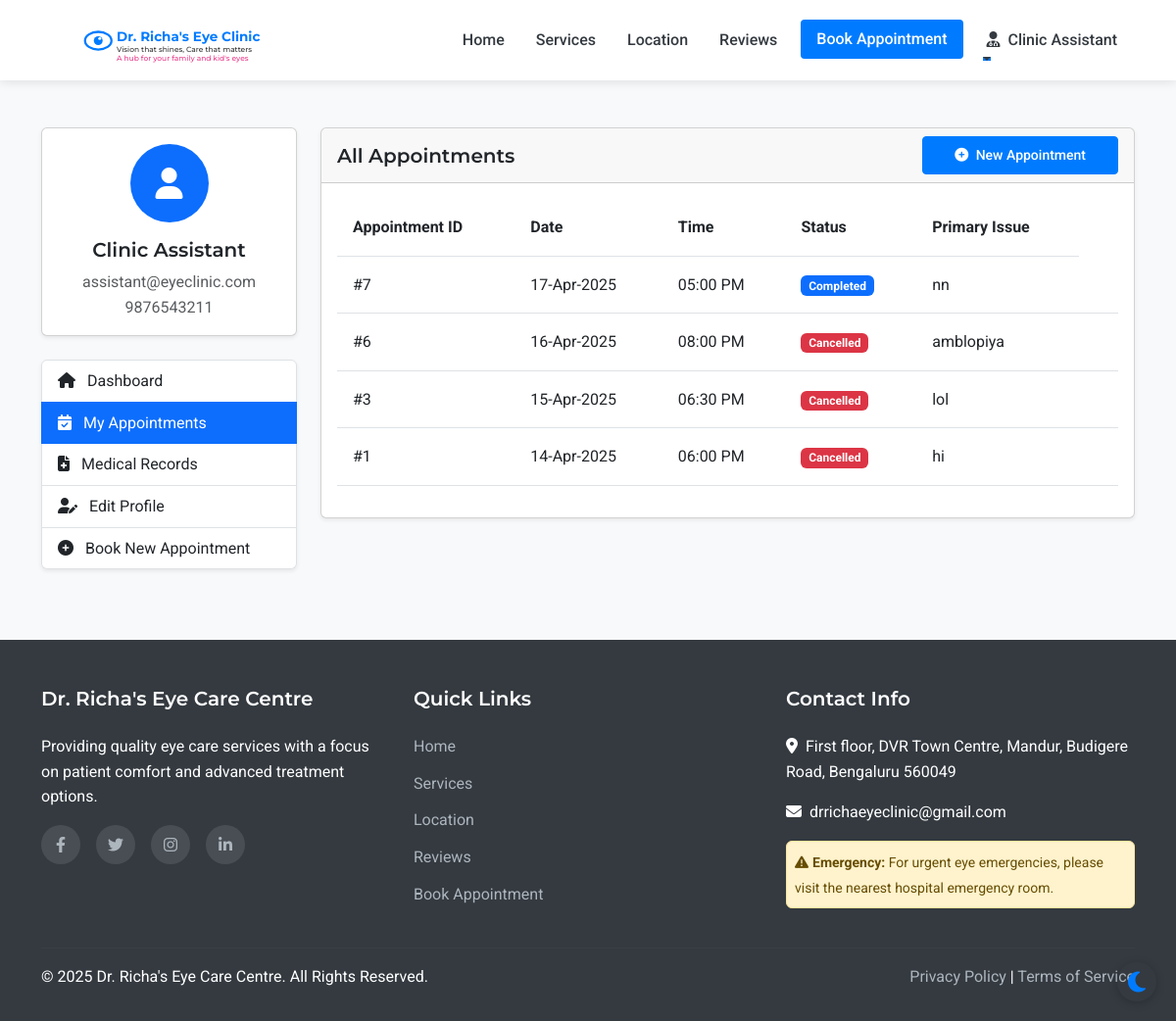
The app's page /patient/appointments (signed in), older data.
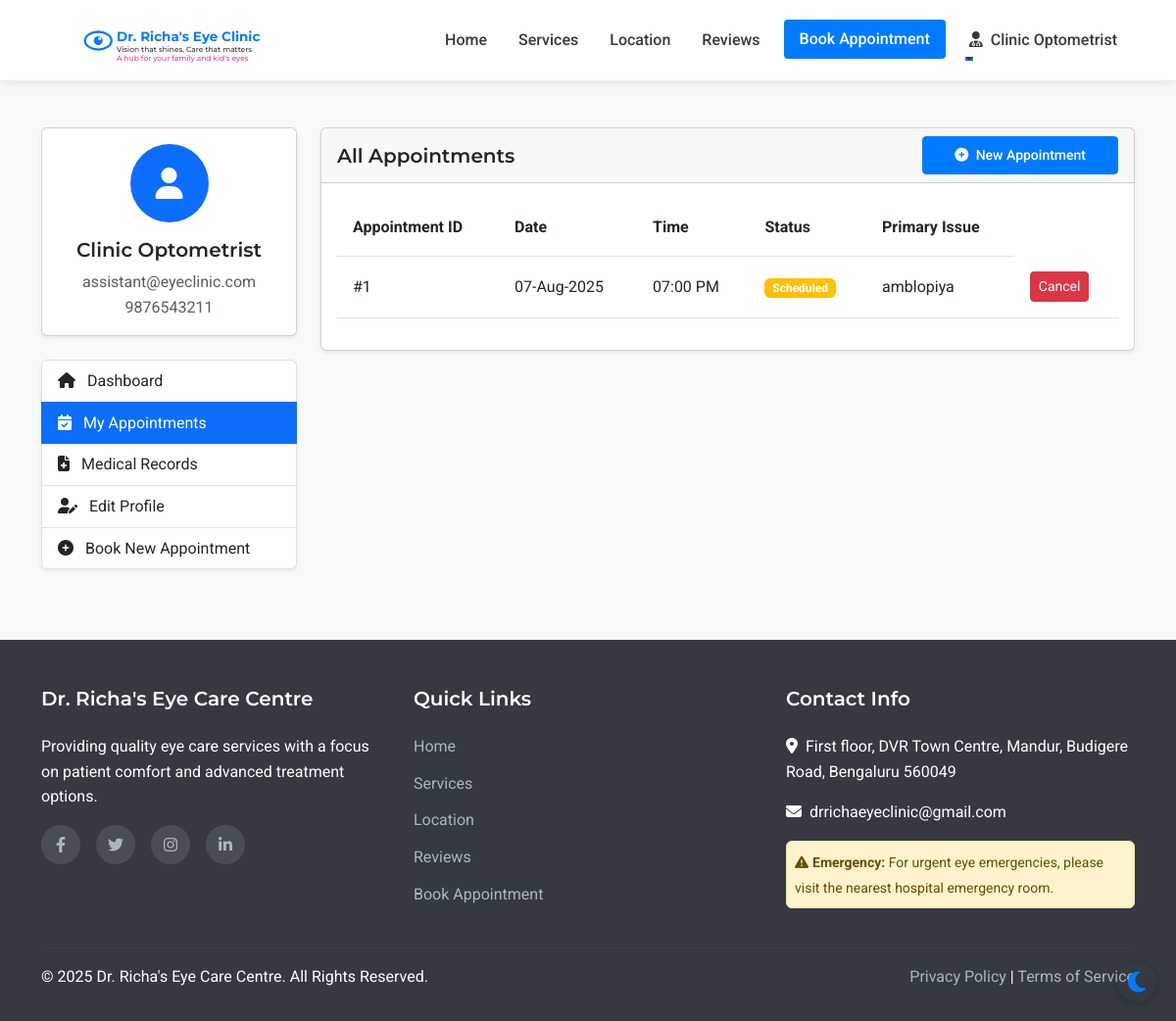
The same page, newer data.
### models.py (models this page shows, shortened)
class Staff(UserMixin, db.Model):
    __abstract__ = True
    id = db.Column(db.Integer, primary_key=True)
    username = db.Column(db.String(64), unique=True, nullable=False)
    email = db.Column(db.String(120), unique=True, nullable=False)
    password_hash = db.Column(db.String(256), nullable=False)
    full_name = db.Column(db.String(100), nullable=False)
    mobile_number = db.Column(db.String(15), nullable=False)

class Assistant(Staff):
    __tablename__ = 'assistant'
    position = db.Column(db.String(100), nullable=True, default='Optometrist')
    full_name = db.Column(db.String(100), nullable=True, default='Optometrist')
    joining_date = db.Column(db.Date, nullable=True)
    salary_records = db.relationship('Salary', backref='assistant', lazy=True)

class Appointment(db.Model):
    id = db.Column(db.Integer, primary_key=True)
    patient_id = db.Column(db.Integer, db.ForeignKey('patient.id'), nullable=False)
    appointment_date = db.Column(db.Date, nullable=False)
    appointment_time = db.Column(db.Time, nullable=False)
    primary_issue = db.Column(db.Text, nullable=True)
    referral_info = db.Column(db.String(255), nullable=True)
    status = db.Column(db.String(20), default='scheduled')  # scheduled, completed, cancelled
    created_at = db.Column(db.DateTime, default=datetime.utcnow)
    consultation_fee = db.Column(db.Float, nullable=False, default=500.0)
    payment_status = db.Column(db.String(20), default='pending')  # pending, paid

### routes.py (the view)
@app.route('/patient/appointments')
@login_required
def patient_appointments():
    appointments = Appointment.query.filter_by(patient_id=current_user.id).order_by(desc(Appointment.appointment_date)).all()
    form = FlaskForm()
    return render_template('patient/appointments.html', appointments=appointments, form=form)

### app.py (called while the page is built)
@login_manager.user_loader
def load_user(user_id):
    from models import Doctor, Assistant, Admin, Patient
    try:
        if user_id.startswith('doctor_'):
            return Doctor.query.get(int(user_id.split('_')[1]))
        elif user_id.startswith('assistant_'):
            return Assistant.query.get(int(user_id.split('_')[1]))
        elif user_id.startswith('admin_'):
            return Admin.query.get(int(user_id.split('_')[1]))
        else:
            return Patient.query.get(int(user_id))
    except (ValueError, AttributeError):
        return None

### routes.py (called while the page is built)
@app.context_processor
def inject_now():
    return {'now': datetime.now()}

### templates/patient/appointments.html (shortened to what the changed rows need)
{% extends 'layout.html' %}
{% block content %}
<section class="py-5 bg-light">
    <div class="container">
        <div class="row">
            <div class="col-lg-3 mb-4">
                <div class="card shadow-sm mb-4">
                    <div class="card-body text-center">
                        <div class="avatar-circle bg-primary text-white mb-3">
                            <i class="fas fa-user fa-2x"></i>
                        </div>
                        <h5 class="card-title">{{ current_user.full_name }}</h5>
                        <p class="card-text text-muted mb-0">{{ current_user.email }}</p>
                        <p class="card-text text-muted">{{ current_user.mobile_number }}</p>
                    </div>
                </div>
            </div>
            <div class="col-lg-9">
                <div class="card shadow-sm mb-4">
                    <div class="card-body">
                        {% if appointments %}
                            <div class="table-responsive">
                                <table class="table table-hover">
                                    <thead>
                                        <tr>
                                            <th>Appointment ID</th>
                                            <th>Date</th>
                                            <th>Time</th>
                                            <th>Status</th>
                                            <th>Primary Issue</th>
                                        </tr>
                                    </thead>
                                    <tbody>
                                        {% for appointment in appointments %}
                                            <tr>
                                                <td>#{{ appointment.id }}</td>
                                                <td>{{ appointment.appointment_date.strftime('%d-%b-%Y') }}</td>
                                                <td>{{ appointment.appointment_time.strftime('%I:%M %p') }}</td>
                                                <td>
                                                    {% if appointment.status == 'scheduled' %}
                                                        <span class="badge bg-warning">Scheduled</span>
                                                    {% elif appointment.status == 'confirmed' %}
                                                        <span class="badge bg-success">Confirmed</span>
                                                    {% elif appointment.status == 'completed' %}
                                                        <span class="badge bg-primary">Completed</span>
                                                    {% elif appointment.status == 'cancelled' %}
                                                        <span class="badge bg-danger">Cancelled</span>
                                                    {% else %}
                                                        <span class="badge bg-secondary">{{ appointment.status }}</span>
                                                    {% endif %}
                                                </td>
                                                <td>{{ appointment.primary_issue or 'Not specified' }}</td>
                                                <td>
                                                    {% if appointment.status == 'scheduled' %}
                                                        <form method="POST" action="{{ url_for('patient_cancel_appointment', appointment_id=appointment.id) }}" style="display: inline;">
                                                            <button type="submit" class="btn btn-sm btn-danger" onclick="return confirm('Are you sure you want to cancel this appointment?')">Cancel</button>
                                                        </form>
                                                    {% endif %}
                                                </td>
                                            </tr>
                                        {% endfor %}
                                    </tbody>
                                </table>
                            </div>
                        {% else %}
                            <div class="text-center p-4">
                                <p class="text-muted mb-3">You don't have any appointments yet.</p>
                                <a href="{{ url_for('appointment') }}" class="btn btn-primary">Book Your First Appointment</a>
                            </div>
                        {% endif %}
                    </div>
                </div>
            </div>
        </div>
    </div>
</section>
{% endblock %}

### templates/layout.html (shortened to what the changed rows need)
<!DOCTYPE html>
<html lang="en">
<head>
    <link href="https://cdn.jsdelivr.net/npm/bootstrap@5.3.0-alpha1/dist/css/bootstrap.min.css" rel="stylesheet">
    <link rel="stylesheet" href="https://cdn.jsdelivr.net/npm/flatpickr/dist/flatpickr.min.css">
    <link rel="stylesheet" href="https://cdnjs.cloudflare.com/ajax/libs/font-awesome/6.1.1/css/all.min.css">
    <link rel="stylesheet" href="{{ url_for('static', filename='css/style.css') }}">
</head>
<body>
    <nav class="navbar navbar-expand-lg sticky-top">
        <div class="container">
            <div class="collapse navbar-collapse" id="navbarNav">
                <ul class="navbar-nav ms-auto">
                    {% if current_user.is_authenticated %}
                        {% if current_user.__class__.__name__ == 'Patient' %}
                            <li class="nav-item dropdown">
                                <a class="nav-link dropdown-toggle" href="#" id="navbarDropdown" role="button" data-bs-toggle="dropdown" aria-expanded="false">
                                    <i class="fas fa-user me-1"></i> {{ current_user.full_name }}
                                </a>
                                <ul class="dropdown-menu dropdown-menu-end" aria-labelledby="navbarDropdown">
                                    <li><a class="dropdown-item" href="{{ url_for('patient_dashboard') }}">Dashboard</a></li>
                                    <li><a class="dropdown-item" href="{{ url_for('patient_appointments') }}">My Appointments</a></li>
                                    <li><a class="dropdown-item" href="{{ url_for('patient_medical_records') }}">Medical Records</a></li>
                                    <li><hr class="dropdown-divider"></li>
                                    <li><a class="dropdown-item" href="{{ url_for('patient_logout') }}">Logout</a></li>
                                </ul>
                            </li>
                        {% else %}
                            <li class="nav-item dropdown">
                                <a class="nav-link dropdown-toggle" href="#" id="navbarDropdown" role="button" data-bs-toggle="dropdown" aria-expanded="false">
                                    <i class="fas fa-user-md me-1"></i> {{ current_user.full_name }}
                                </a>
                            </li>
                        {% endif %}
                    {% endif %}
                </ul>
            </div>
        </div>
    </nav>
    <main>
        {% block content %}{% endblock %}
    </main>
</body>
</html>

Row changes from the older to the newer data that the page shows:
removed Appointment: id "7", appointment_date "17-Apr-2025", appointment_time "05:00 PM", status "Completed", primary_issue "nn"
removed Appointment: id "6", appointment_date "16-Apr-2025", appointment_time "08:00 PM", status "Cancelled", primary_issue "amblopiya"
no longer on this page (row edited): Appointment: id "3", appointment_date "15-Apr-2025", appointment_time "06:30 PM", status "Cancelled", primary_issue "lol"
changed Assistant "assistant@eyeclinic.com": full_name "Clinic Assistant" → "Clinic Optometrist"
changed Appointment id 1: appointment_date "14-Apr-2025" → "07-Aug-2025"; appointment_time "06:00 PM" → "07:00 PM"; primary_issue "hi" → "amblopiya"; status "Cancelled" → "Scheduled Cancel"
